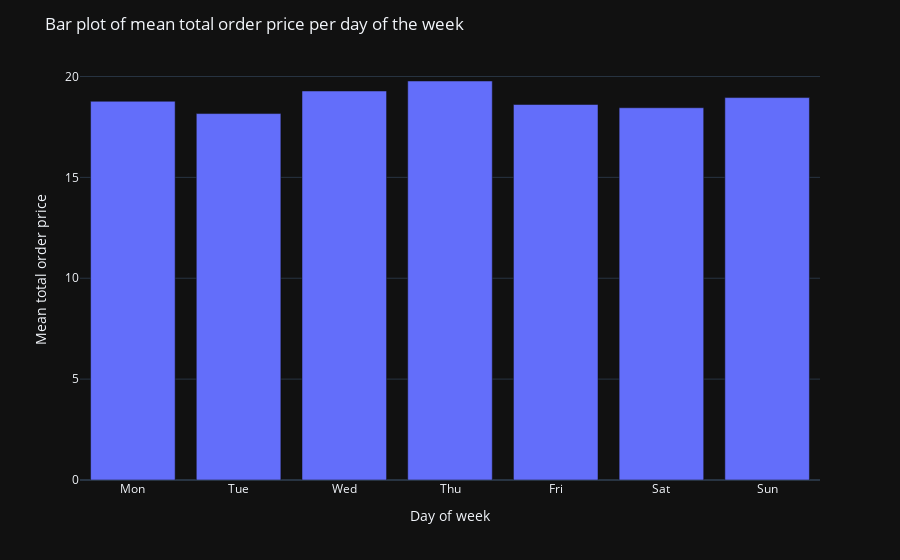

The cell this chart's notebook holds for it:
### Markdown cell above
#### 3. [1 балл] Постройте средних сумм покупок по дням недели (bar plot).

### Code cell
# your code
df["day_of_week"] = pd.to_datetime(df["date"]).dt.dayofweek
df["day_of_week"] = df["day_of_week"].map({0: "Mon", 1: "Tue", 2: "Wed", 3: "Thu", 4: "Fri", 5: "Sat", 6: "Sun"})

temp_df = df.drop_duplicates("order_id").groupby("day_of_week").agg(mean_price_per_day=("total_price_order", "mean")).reset_index(drop=False)

fig = px.bar(
    x=temp_df["day_of_week"],
    y=temp_df["mean_price_per_day"],
    category_orders={"x": ["Mon","Tue","Wed","Thu","Fri","Sat","Sun"]}
)
fig.update_layout(title_text="Bar plot of mean total order price per day of the week", xaxis_title="Day of week", yaxis_title="Mean total order price")
fig.show()

### Figure 1 — Plotly figure (JSON) as saved in the notebook; plotly's stock layout.template omitted (floating-point values rounded to 4 significant figures)
{"data": [{"hovertemplate": "x=%{x}<br>y=%{y}<extra></extra>", "legendgroup": "", "marker": {"color": "#636efa", "pattern": {"shape": ""}}, "name": "", "orientation": "v", "showlegend": false, "textposition": "auto", "x": ["Fri", "Mon", "Sat", "Sun", "Thu", "Tue", "Wed"], "xaxis": "x", "y": [18.61, 18.77, 18.45, 18.95, 19.78, 18.16, 19.28], "yaxis": "y", "type": "bar"}], "layout": {"xaxis": {"anchor": "y", "domain": [0.0, 1.0], "title": {"text": "Day of week"}, "categoryorder": "array", "categoryarray": ["Mon", "Tue", "Wed", "Thu", "Fri", "Sat", "Sun"]}, "yaxis": {"anchor": "x", "domain": [0.0, 1.0], "title": {"text": "Mean total order price"}}, "legend": {"tracegroupgap": 0}, "margin": {"t": 60}, "barmode": "relative", "title": {"text": "Bar plot of mean total order price per day of the week"}}}
